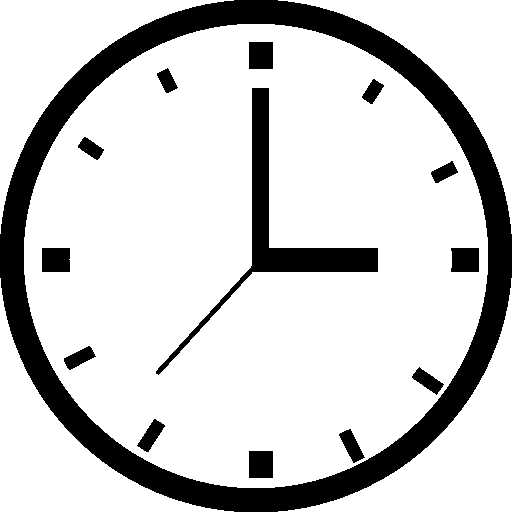
#> input picture Recuperatorio/reloj4.png, 512 x 512 px
$ jupyter execute reloj.ipynb
#> lines starting #> are read from the running program, lines starting #| are printed output that depends on the picture; after the words box and inside, x2 and y2 are one past the last pixel; in counts of white or black regions, pixels touching at a corner belong together
[cell 1]
import numpy as np
import cv2
import matplotlib.pyplot as plt

imagen_bgr = cv2.imread('reloj4.png')
#> imagen_bgr is the input picture: shape (512, 512, 3); 81.2% white; 14 black regions, largest, box (x1, y1, x2, y2) and area: (0, 0, 512, 512) 37308, (156, 88, 378, 375) 6416, (42, 248, 70, 272) 671
imagen_rgb = cv2.cvtColor(imagen_bgr, cv2.COLOR_BGR2RGB)

gris = cv2.cvtColor(imagen_bgr, cv2.COLOR_BGR2GRAY)
gris = cv2.GaussianBlur(gris, (5, 5), 1)
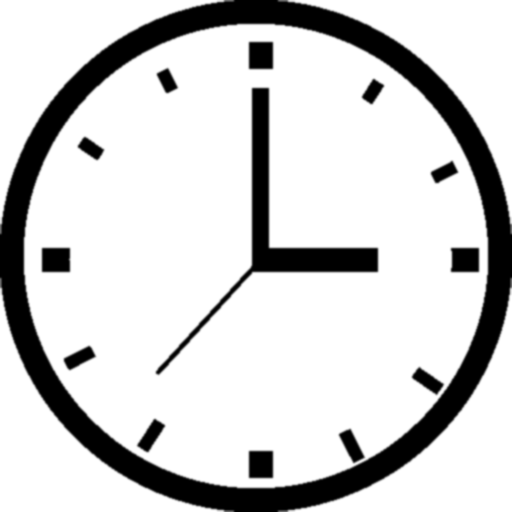
#> gris: shape (512, 512); min 0, max 255, mean 207.2
gris = cv2.equalizeHist(gris)
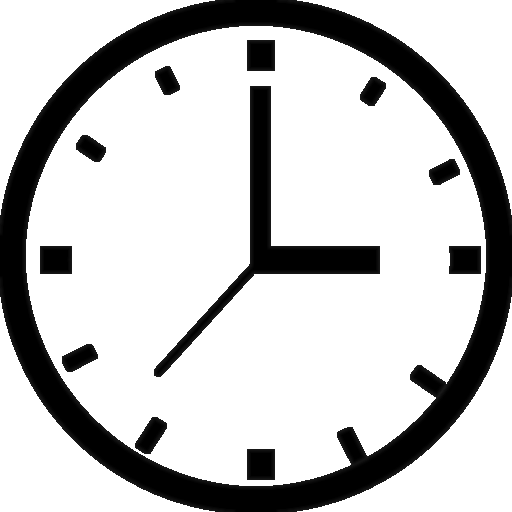
#> gris: shape (512, 512); min 0, max 255, mean 196.7

bordes = cv2.Canny(gris, 50, 150)
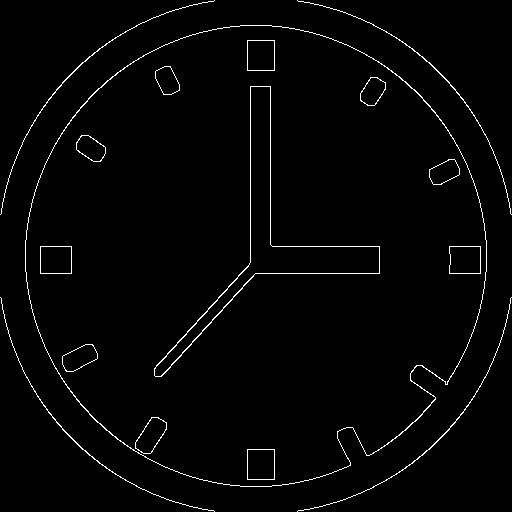
#> bordes: shape (512, 512); 1.9% white in thin lines or dots

lineas = cv2.HoughLinesP(bordes, 1, np.pi/180, threshold=80, minLineLength=50, maxLineGap=10)
#> lineas = [[255, 273, 379, 273], [270, 244, 270, 86], [250, 262, 250, 86], [272, 246, 379, 246], [154, 368, 249, 263], [169, 368, 254, 274], [161, 376, 247, 281]]

centro_x = imagen_bgr.shape[1] // 2
#> centro_x = 256
centro_y = imagen_bgr.shape[0] // 2
#> centro_y = 256

numeros_texto = {
    0: "cero", 1: "una", 2: "dos", 3: "tres", 4: "cuatro", 5: "cinco",
    6: "seis", 7: "siete", 8: "ocho", 9: "nueve", 10: "diez",
    11: "once", 12: "doce", 13: "trece", 14: "catorce", 15: "quince",
    16: "dieciséis", 17: "diecisiete", 18: "dieciocho", 19: "diecinueve",
    20: "veinte", 21: "veintiuno", 22: "veintidós", 23: "veintitrés",
    24: "veinticuatro", 25: "veinticinco", 26: "veintiséis", 27: "veintisiete",
    28: "veintiocho", 29: "veintinueve", 30: "treinta", 31: "treinta y uno",
    32: "treinta y dos", 33: "treinta y tres", 34: "treinta y cuatro",
    35: "treinta y cinco", 36: "treinta y seis", 37: "treinta y siete",
    38: "treinta y ocho", 39: "treinta y nueve", 40: "cuarenta",
    41: "cuarenta y uno", 42: "cuarenta y dos", 43: "cuarenta y tres",
    44: "cuarenta y cuatro", 45: "cuarenta y cinco", 46: "cuarenta y seis",
    47: "cuarenta y siete", 48: "cuarenta y ocho", 49: "cuarenta y nueve",
    50: "cincuenta", 51: "cincuenta y uno", 52: "cincuenta y dos",
    53: "cincuenta y tres", 54: "cincuenta y cuatro", 55: "cincuenta y cinco",
    56: "cincuenta y seis", 57: "cincuenta y siete", 58: "cincuenta y ocho",
    59: "cincuenta y nueve"
}

def calcular_angulo(x1, y1, x2, y2):
    dist1 = np.hypot(x1 - centro_x, y1 - centro_y)
    dist2 = np.hypot(x2 - centro_x, y2 - centro_y)
    if dist1 > dist2:
        dx = x1 - centro_x
        dy = centro_y - y1
    else:
        dx = x2 - centro_x
        dy = centro_y - y2
    angulo = np.degrees(np.arctan2(dy, dx))
    angulo = (90 - angulo) % 360
    return angulo

def hora_en_letras(hora, minutos, segundos):
    hora_texto = numeros_texto[hora]
    minutos_texto = numeros_texto[minutos]
    segundos_texto = numeros_texto[segundos]
    return f"{hora_texto} y {minutos_texto} con {segundos_texto} segundos"

manecillas = []
if lineas is not None:
    for linea in lineas:
        x1, y1, x2, y2 = linea[0]
        longitud = np.hypot(x2 - x1, y2 - y1)
        distancia_centro = min(np.hypot(x1 - centro_x, y1 - centro_y), np.hypot(x2 - centro_x, y2 - centro_y))
        if distancia_centro < 100 and 30 < longitud < 400:
            angulo = calcular_angulo(x1, y1, x2, y2)
            manecillas.append({
                'puntos': (x1, y1, x2, y2),
                'longitud': longitud,
                'angulo': angulo
            })
#> this loop made 7 passes
#> (x1, y1, x2, y2, longitud, distancia_centro) on passes 1 to 7: (255, 273, 379, 273, 124, 17.03), (270, 244, 270, 86, 158, 18.44), (250, 262, 250, 86, 176, 8.49), (272, 246, 379, 246, 107, 18.87), (154, 368, 249, 263, 141.6, 9.9), (169, 368, 254, 274, 126.7, 18.11), (161, 376, 247, 281, 128.1, 26.57)
#> after the loop, manecillas = 7 items

if len(manecillas) >= 3:
    manecillas.sort(key=lambda x: x['longitud'])
    horario = manecillas[0]
#> horario = {'puntos': (272, 246, 379, 246), 'longitud': 107, 'angulo': 85.35}
    minutero = manecillas[-1]
#> minutero = {'puntos': (250, 262, 250, 86), 'longitud': 176, 'angulo': 358}
    segundero = manecillas[2]
#> segundero = {'puntos': (169, 368, 254, 274), 'longitud': 126.7, 'angulo': 217.8}

    hora = int((horario['angulo'] / 30) % 12)
#> hora = 2
    minutos = int((minutero['angulo'] / 6) % 60)
#> minutos = 59
    segundos = int((segundero['angulo'] / 6)) % 60
#> segundos = 36

    fraccion_hora = (horario['angulo'] / 30) % 12
#> fraccion_hora = 2.85
    if abs(fraccion_hora - hora) > 0.5:
        hora = (hora + 1) % 12
#> hora = 3

    hora_letras = hora_en_letras(hora, minutos, segundos)
#> in hora_en_letras, `hora_texto = numeros_texto[hora]`: hora_texto = 'tres'
#> in hora_en_letras, `minutos_texto = numeros_texto[minutos]`: minutos_texto = 'cincuenta y nueve'
#> in hora_en_letras, `segundos_texto = numeros_texto[segundos]`: segundos_texto = 'treinta y seis'

    imagen_resultado = imagen_rgb.copy()
    cv2.line(imagen_resultado, (horario['puntos'][0], horario['puntos'][1]), (horario['puntos'][2], horario['puntos'][3]), (0, 0, 255), 8)
    cv2.line(imagen_resultado, (minutero['puntos'][0], minutero['puntos'][1]), (minutero['puntos'][2], minutero['puntos'][3]), (0, 255, 0), 5)
    cv2.line(imagen_resultado, (segundero['puntos'][0], segundero['puntos'][1]), (segundero['puntos'][2], segundero['puntos'][3]), (255, 0, 0), 2)
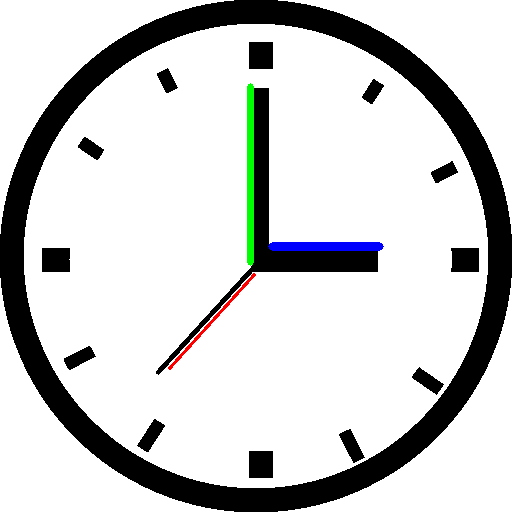
#> imagen_resultado: shape (512, 512, 3); mean R, G, B 205.6, 206.5, 206.2

    plt.figure(figsize=(10, 10))
    plt.imshow(imagen_resultado)
    plt.title(f'Hora: {hora_letras}')
    plt.axis('off')
    plt.show()

[cell 2]
import numpy as np
import cv2
import matplotlib.pyplot as plt

imagen_bgr = cv2.imread('image.png')
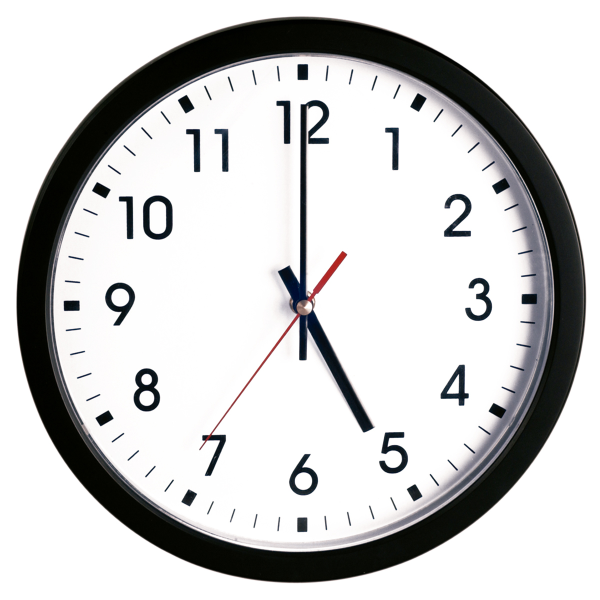
#> input picture Recuperatorio/image.png, 1200 x 1200 px (shown at 1/2 size)
#> imagen_bgr is the input picture: shape (1200, 1200, 3); mean B, G, R 203.7, 203.5, 203.5
imagen_rgb = cv2.cvtColor(imagen_bgr, cv2.COLOR_BGR2RGB)

gris = cv2.cvtColor(imagen_bgr, cv2.COLOR_BGR2GRAY)
#> gris: shape (1200, 1200)
gris = cv2.GaussianBlur(gris, (5, 5), 1)
gris = cv2.equalizeHist(gris)
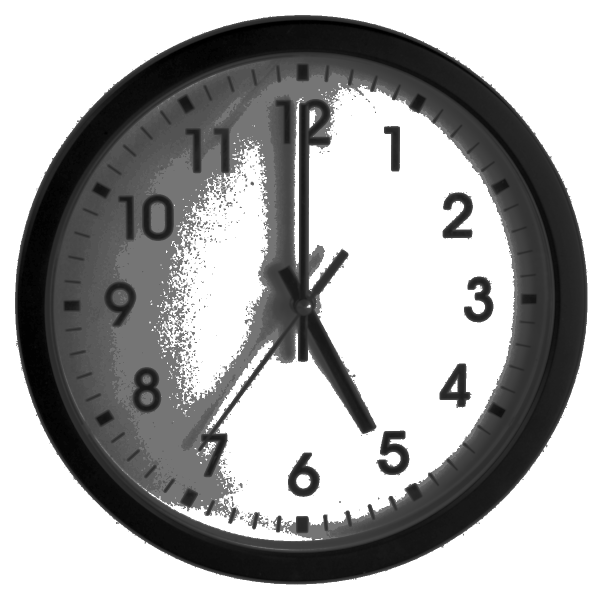
#> gris: shape (1200, 1200) (shown at 1/2 size); min 0, max 255, mean 166

bordes = cv2.Canny(gris, 50, 150)
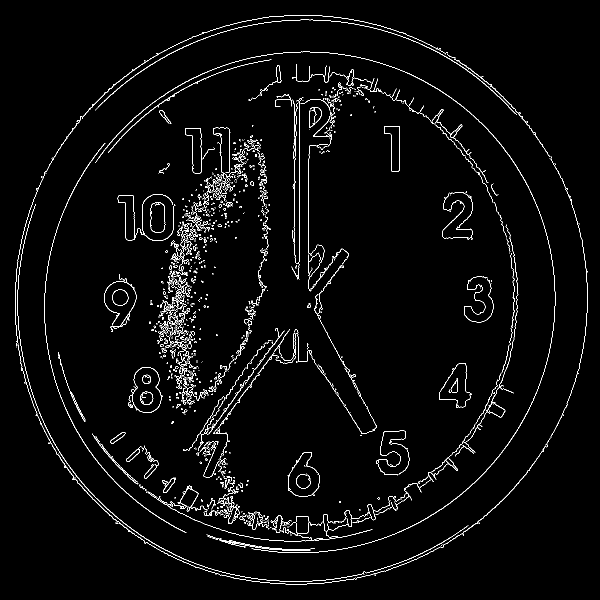
#> bordes: shape (1200, 1200) (shown at 1/2 size); 2.7% white in thin lines or dots

lineas = cv2.HoughLinesP(bordes, 1, np.pi/180, threshold=80, minLineLength=50, maxLineGap=10)
#> lineas = 125 rows, first 6: [598, 535, 598, 198], [617, 523, 617, 309], [629, 620, 724, 799], [416, 868, 565, 664], [589, 373, 590, 278], [588, 302, 588, 251]

centro_x = imagen_bgr.shape[1] // 2
#> centro_x = 600
centro_y = imagen_bgr.shape[0] // 2
#> centro_y = 600

numeros_texto = {
    0: "cero", 1: "una", 2: "dos", 3: "tres", 4: "cuatro", 5: "cinco",
    6: "seis", 7: "siete", 8: "ocho", 9: "nueve", 10: "diez",
    11: "once", 12: "doce", 13: "trece", 14: "catorce", 15: "quince",
    16: "dieciséis", 17: "diecisiete", 18: "dieciocho", 19: "diecinueve",
    20: "veinte", 21: "veintiuno", 22: "veintidós", 23: "veintitrés",
    24: "veinticuatro", 25: "veinticinco", 26: "veintiséis", 27: "veintisiete",
    28: "veintiocho", 29: "veintinueve", 30: "treinta", 31: "treinta y uno",
    32: "treinta y dos", 33: "treinta y tres", 34: "treinta y cuatro",
    35: "treinta y cinco", 36: "treinta y seis", 37: "treinta y siete",
    38: "treinta y ocho", 39: "treinta y nueve", 40: "cuarenta",
    41: "cuarenta y uno", 42: "cuarenta y dos", 43: "cuarenta y tres",
    44: "cuarenta y cuatro", 45: "cuarenta y cinco", 46: "cuarenta y seis",
    47: "cuarenta y siete", 48: "cuarenta y ocho", 49: "cuarenta y nueve",
    50: "cincuenta", 51: "cincuenta y uno", 52: "cincuenta y dos",
    53: "cincuenta y tres", 54: "cincuenta y cuatro", 55: "cincuenta y cinco",
    56: "cincuenta y seis", 57: "cincuenta y siete", 58: "cincuenta y ocho",
    59: "cincuenta y nueve"
}

def calcular_angulo(x1, y1, x2, y2):
    dist1 = np.hypot(x1 - centro_x, y1 - centro_y)
    dist2 = np.hypot(x2 - centro_x, y2 - centro_y)
    if dist1 > dist2:
        dx = x1 - centro_x
        dy = centro_y - y1
    else:
        dx = x2 - centro_x
        dy = centro_y - y2
    angulo = np.degrees(np.arctan2(dy, dx))
    angulo = (90 - angulo) % 360
    return angulo

def hora_en_letras(hora, minutos, segundos):
    hora_texto = numeros_texto[hora]
    minutos_texto = numeros_texto[minutos]
    segundos_texto = numeros_texto[segundos]
    return f"{hora_texto} y {minutos_texto} con {segundos_texto} segundos"

manecillas = []
if lineas is not None:
    for linea in lineas:
        x1, y1, x2, y2 = linea[0]
        longitud = np.hypot(x2 - x1, y2 - y1)
        distancia_centro = min(np.hypot(x1 - centro_x, y1 - centro_y), np.hypot(x2 - centro_x, y2 - centro_y))
        if distancia_centro < 100 and 30 < longitud < 400:
            angulo = calcular_angulo(x1, y1, x2, y2)
            manecillas.append({
                'puntos': (x1, y1, x2, y2),
                'longitud': longitud,
                'angulo': angulo
            })
#> this loop made 125 passes
#> (x1, y1, x2, y2, longitud, distancia_centro) on passes 1, 2, 3, 4, 7, 16, 20, 56: (598, 535, 598, 198, 337, 65.03), (617, 523, 617, 309, 214, 78.85), (629, 620, 724, 799, 202.6, 35.23), (416, 868, 565, 664, 252.6, 72.95), (471, 807, 560, 688, 148.6, 96.66), (523, 723, 568, 661, 76.61, 68.88), (632, 597, 696, 512, 106.4, 32.14), (639, 558, 684, 497, 75.8, 57.31)
#> (x1, y1, x2, y2, longitud, distancia_centro, angulo) on passes 79, 96, 99, 113, 115: (621, 581, 676, 505, 93.81, 28.32, 38.66), (518, 745, 579, 659, 105.4, 62.63, 209.5), (596, 669, 597, 722, 53.01, 69.12, 181.4), (587, 719, 587, 667, 52, 68.25, 186.2), (516, 552, 534, 499, 55.97, 96.75, 326.8)
#> after the loop, manecillas = 13 items

if len(manecillas) >= 3:
    manecillas.sort(key=lambda x: x['longitud'])
    horario = manecillas[0]
#> horario = {'puntos': (587, 719, 587, 667), 'longitud': 52, 'angulo': 186.2}
    minutero = manecillas[-1]
#> minutero = {'puntos': (598, 535, 598, 198), 'longitud': 337, 'angulo': 359.7}
    segundero = manecillas[2]
#> segundero = {'puntos': (516, 552, 534, 499), 'longitud': 55.97, 'angulo': 326.8}

    hora = int((horario['angulo'] / 30) % 12)
#> hora = 6
    minutos = int((minutero['angulo'] / 6) % 60)
    segundos = int((segundero['angulo'] / 6)) % 60
#> segundos = 54

    fraccion_hora = (horario['angulo'] / 30) % 12
#> fraccion_hora = 6.21
    if abs(fraccion_hora - hora) > 0.5:
        hora = (hora + 1) % 12

    hora_letras = hora_en_letras(hora, minutos, segundos)
#> in hora_en_letras, `hora_texto = numeros_texto[hora]`: hora_texto = 'seis'
#> in hora_en_letras, `minutos_texto = numeros_texto[minutos]`: minutos_texto = 'cincuenta y nueve'
#> in hora_en_letras, `segundos_texto = numeros_texto[segundos]`: segundos_texto = 'cincuenta y cuatro'

    imagen_resultado = imagen_rgb.copy()
    cv2.line(imagen_resultado, (horario['puntos'][0], horario['puntos'][1]), (horario['puntos'][2], horario['puntos'][3]), (0, 0, 255), 8)
#> imagen_resultado: shape (1200, 1200, 3)
    cv2.line(imagen_resultado, (minutero['puntos'][0], minutero['puntos'][1]), (minutero['puntos'][2], minutero['puntos'][3]), (0, 255, 0), 5)
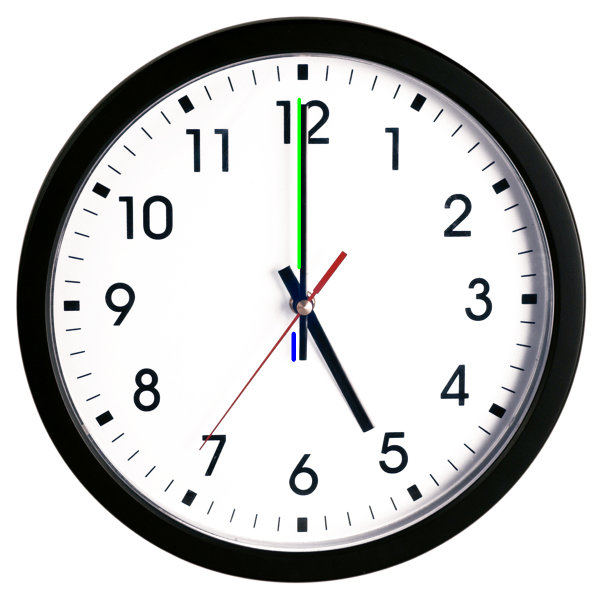
#> imagen_resultado: shape (1200, 1200, 3) (shown at 1/2 size); mean R, G, B 203, 203.5, 203.3
    cv2.line(imagen_resultado, (segundero['puntos'][0], segundero['puntos'][1]), (segundero['puntos'][2], segundero['puntos'][3]), (255, 0, 0), 2)
#> imagen_resultado: shape (1200, 1200, 3); 0.01% of pixels changed, all inside (x1, y1, x2, y2) = (515, 498, 536, 554)

    plt.figure(figsize=(10, 10))
    plt.imshow(imagen_resultado)
    plt.title(f'Hora: {hora_letras}')
    plt.axis('off')
    plt.show()
